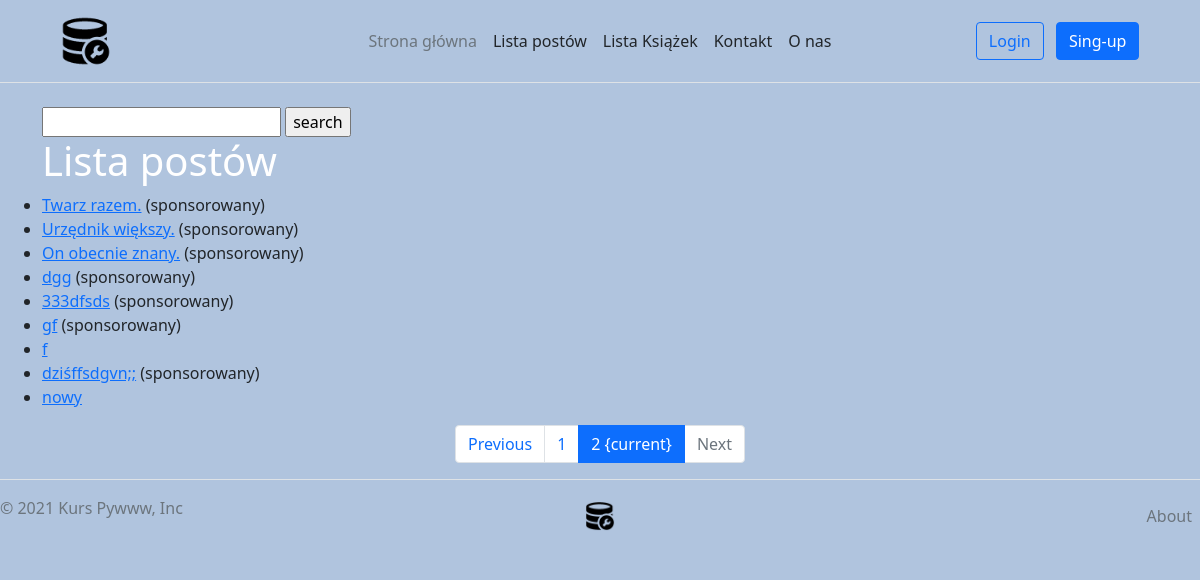
/posts/?page=2, run on an earlier commit of the app's database.
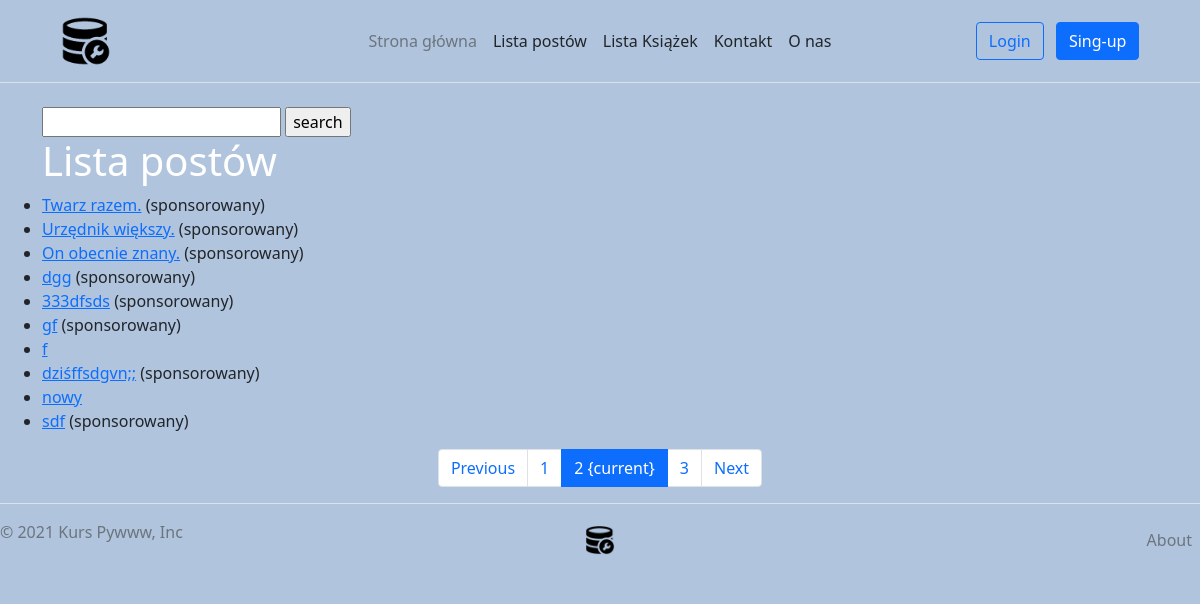
And on a later commit of the database.
### posts/models.py (models this page shows, shortened)
class Post(Timestamped):
    title = models.CharField(verbose_name="Tytuł", max_length=255)
    content = models.TextField(verbose_name="Treść")
    published = models.BooleanField(verbose_name="Opublikowany", default=False)
    sponsored = models.BooleanField(verbose_name="Sponsorowany", default=False)
    author = models.ForeignKey("auth.User", on_delete=models.CASCADE)
    tags = models.ManyToManyField('tags.Tag', related_name="posts")
    category = models.ManyToManyField('posts.Category')
    example_file = models.FileField(upload_to='posts/examples/', blank=True, null=True)
    image_width = models.IntegerField(blank=True, null=True, editable=False)
    image = models.ImageField(upload_to="posts/images/%Y/%m/%d/", null=True, width_field="image_width")

### posts/views.py (the view)
# urls.py: path('', posts_list, name="list"),
def posts_list(request):
    posts = Post.objects.filter(published=True)
    q = request.GET.get("qr")
    if q:
        posts = posts.filter(title__icontains=q)
    paginator = Paginator(posts, 10)
    page_number = request.GET.get('page')
    posts_list = paginator.get_page(page_number)
    context = {'posts_list': posts_list}
    return render(request, "posts/list.html", context=context)

### posts/templates/posts/list.html
{% extends 'base.html' %}
{% load static %}
{% block styles %}
<link href="{% static 'posts/css/style.css' %}" rel="stylesheet">
{% endblock %}
{% block content %}
<div class="row">
    <form>
        <input type="text" id="q" name="qr">
        <input type="submit" value="search">
    </form>
    <h1>Lista postów</h1>
    <ul>
        {% for post in posts_list %}
            <li><a href="{% url 'posts:details' post.id %}">{{ post.title }}</a>
                {% if post.sponsored %}(sponsorowany){% endif %}
            </li>
        {% endfor %}
    </ul>
    <nav aria-label="Page navigation">
        <ul class="pagination justify-content-center">
            {% if posts_list.has_previous %}
                <li class="page-item">
                  <a class="page-link" href="?page={{ posts.list.previous_page_number }}">Previous</a>
                </li>
            {% else %}
                 <li class="page-item disabled">
                  <a class="page-link" href="#" tabindex="-1" aria-disabled="True">Previous</a>
                </li>
            {% endif %}
            {% for i in posts_list.paginator.page_range %}
                {% if posts_list.number == i %}
                     <li class="page-item active" aria-current="page">
                        <span class="page-link">
                            {{ i }}
                            <span class="sr-only">{current}</span>
                        </span>
                     </li>
                {% else %}
                    <li class="page-item"><a class="page-link" href="?page={{ i }}">{{ i }}</a></li>
                {% endif %}
            {% endfor %}
            {% if posts_list.has_next %}
                 <li class="page-item">
                     <a class="page-link" href="?page={{ posts_list.next_page_number }}">Next</a>
                 </li>
            {% else %}
                 <li class="page-item disabled">
                     <a class="page-link" href="#" tabindex="-1" aria-disabled="True">Next</a>
                 </li>
            {% endif %}
        </ul>
    </nav>
</div>
{% endblock %}

What changed in the data, as far as the page shows it:
added Post: title "sdf", sponsored "(sponsorowany)"
Also different on the page:
new list line: "3"
